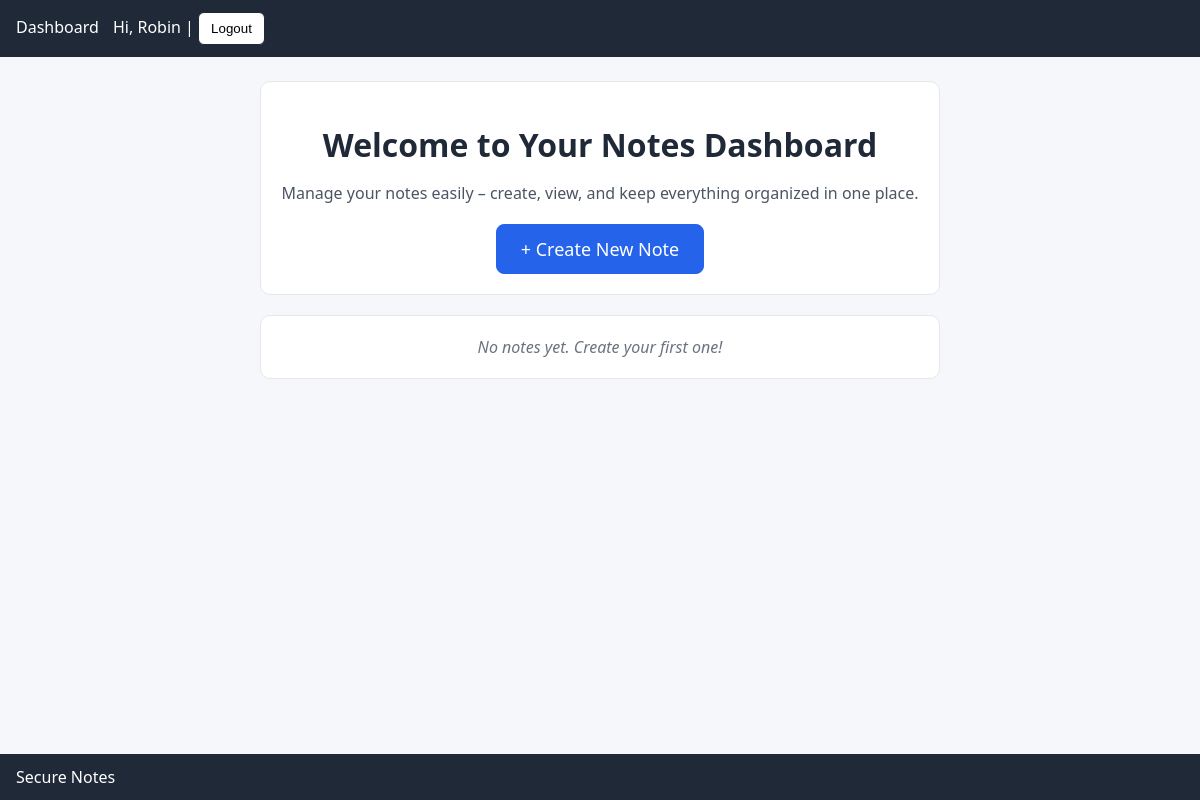
The app's page / (signed in), older data.
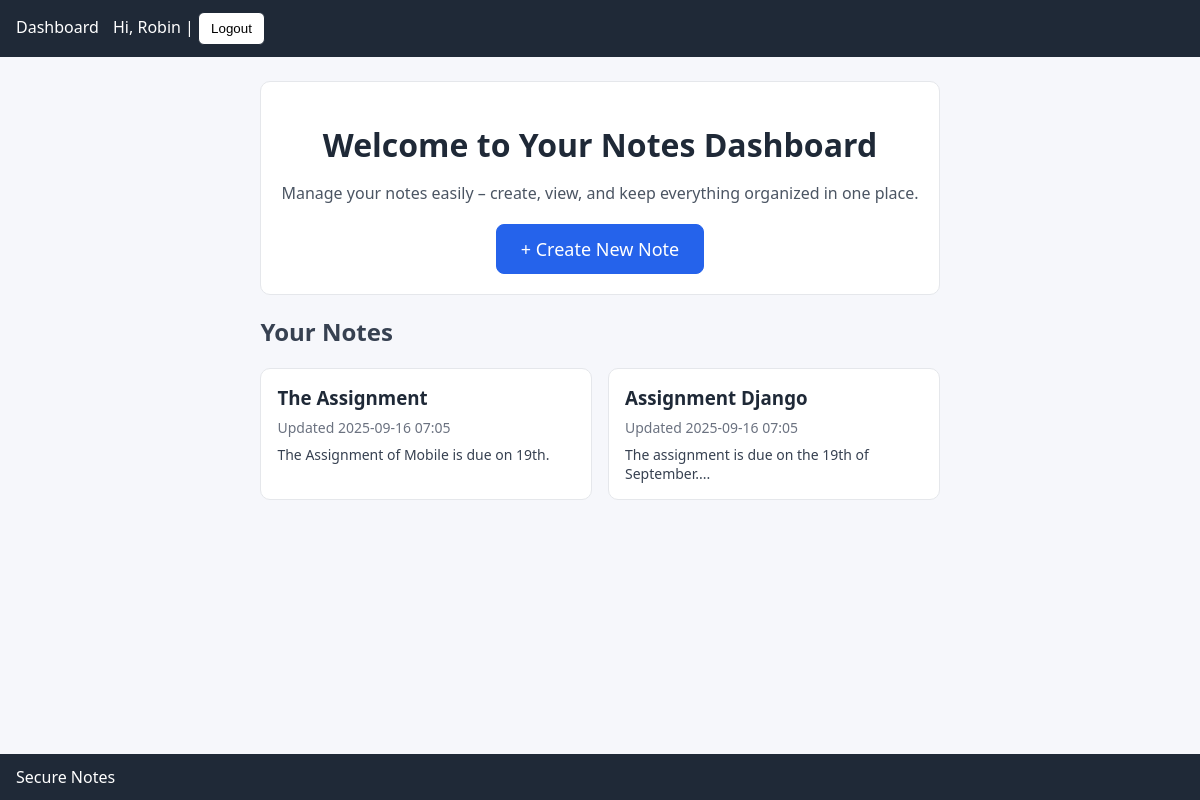
The same page, newer data.
### notes/models.py (models this page shows, shortened)
class Note(models.Model):
    owner = models.ForeignKey(User, on_delete=models.CASCADE, related_name='notes')
    title = models.CharField(max_length=200)
    content = models.TextField(blank=True)
    created_at = models.DateTimeField(auto_now_add=True)
    updated_at = models.DateTimeField(auto_now=True)
    class Meta:
        ordering = ['-updated_at']

### notes/views.py (the view)
# urls.py: path('', views.dashboard, name='dashboard'),
@login_required
def dashboard(request):
    notes = Note.objects.filter(owner=request.user)
    return render(request, 'notes/dashboard.html', {'notes': notes})

### notes/templates/notes/dashboard.html (shortened to what this page needs)
{% extends "notes/base.html" %}
{% block content %}
<div class="card" style="text-align:center; padding:20px; margin-bottom:20px;">
  <h1 style="margin-bottom:10px; color:#1f2937;">Welcome to Your Notes Dashboard</h1>
  <p style="font-size:16px; color:#4b5563; margin-bottom:20px;">
    Manage your notes easily – create, view, and keep everything organized in one place.
  </p>
  <a class="btn btn-primary" href="{% url 'notes:note_create' %}"
     style="font-size:18px; padding:12px 24px; border-radius:8px;">
    + Create New Note
  </a>
</div>
{% if notes %}
  <h2 style="margin:20px 0; color:#374151;">Your Notes</h2>
  <div style="display:grid; grid-template-columns:repeat(auto-fit, minmax(250px, 1fr)); gap:16px;">
    {% for note in notes %}
      <div class="card" style="padding:16px; transition:box-shadow 0.2s; cursor:pointer;">
        <h3 style="margin:0 0 8px; color:#1f2937;">
          <a href="{% url 'notes:note_detail' note.pk %}" style="text-decoration:none; color:inherit;">
            {{ note.title }}
          </a>
        </h3>
        <p style="color:#6b7280; font-size:14px; margin:0 0 8px;">
          Updated {{ note.updated_at|date:"Y-m-d H:i" }}
        </p>
        <p style="font-size:14px; color:#374151; margin:0;">
          {{ note.content|truncatewords:15 }}
        </p>
      </div>
    {% endfor %}
  </div>
{% else %}
  <div class="card" style="text-align:center; font-style:italic; color:#6b7280; padding:20px;">
    No notes yet. Create your first one!
  </div>
{% endif %}
{% endblock %}

### notes/templates/notes/base.html (shortened to what this page needs)
<!doctype html>
<html>
<head>
</head>
<body>
<header>
  <nav>
    <a href="{% url 'notes:dashboard' %}">Dashboard</a>
    {% if user.is_authenticated %}
      <span>Hi, {{ user.username }} | </span>
      <form method="post" action="{% url 'accounts:logout' %}" style="display:inline;">
        <button type="submit" class="btn">Logout</button>
      </form>
    {% else %}
      <a href="{% url 'accounts:login' %}">Login</a> |
      <a href="{% url 'accounts:signup' %}">Sign up</a>
    {% endif %}
  </nav>
</header>
<main>
  {% block content %}{% endblock %}
</main>
<footer>
  Secure Notes
</footer>
</body>
</html>

### notes/templates/notes/base.html (style rules this page uses)
html, body { height: 100%; margin: 0; padding: 0; font-family: system-ui, Arial, sans-serif; background: #f6f7fb; display: flex; flex-direction: column; }
header, footer { background: #1f2937; color: #fff; padding: 12px 16px; }
main { flex: 1; max-width: 860px; margin: 24px auto; padding: 0 16px; }
a { color:#2563eb;text-decoration:none }
.btn { display:inline-block; padding:8px 12px; border:1px solid #1f2937; border-radius:6px; background:#fff; }
.btn-primary { background:#2563eb; color:#fff; border-color:#2563eb; }
.card { background:#fff; border:1px solid #e5e7eb; border-radius:10px; padding:16px; margin-bottom:12px; }
nav a { color:#fff;margin-right:10px }

Row changes from the older to the newer data that the page shows:
added Note: title "The Assignment", updated_at "2025-09-16 07:05", content "The Assignment of Mobile is due on 19th."
added Note: title "Assignment Django", updated_at "2025-09-16 07:05", content "The assignment is due on the 19th of September...."
Text that changed along with them:
text no longer shown: "No notes yet. Create your first one!"
text now shown: "Your Notes"
